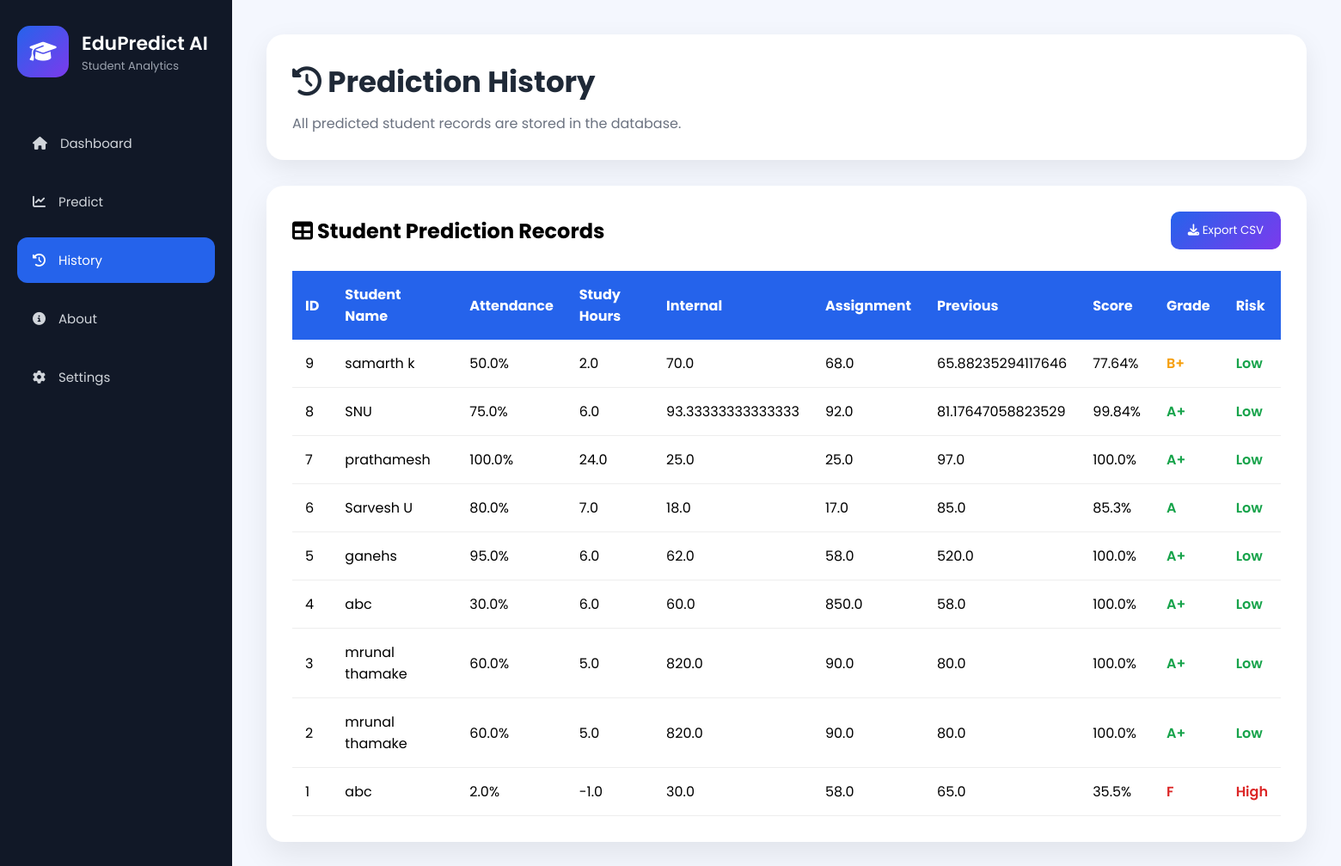
Before: /history with the older database file.
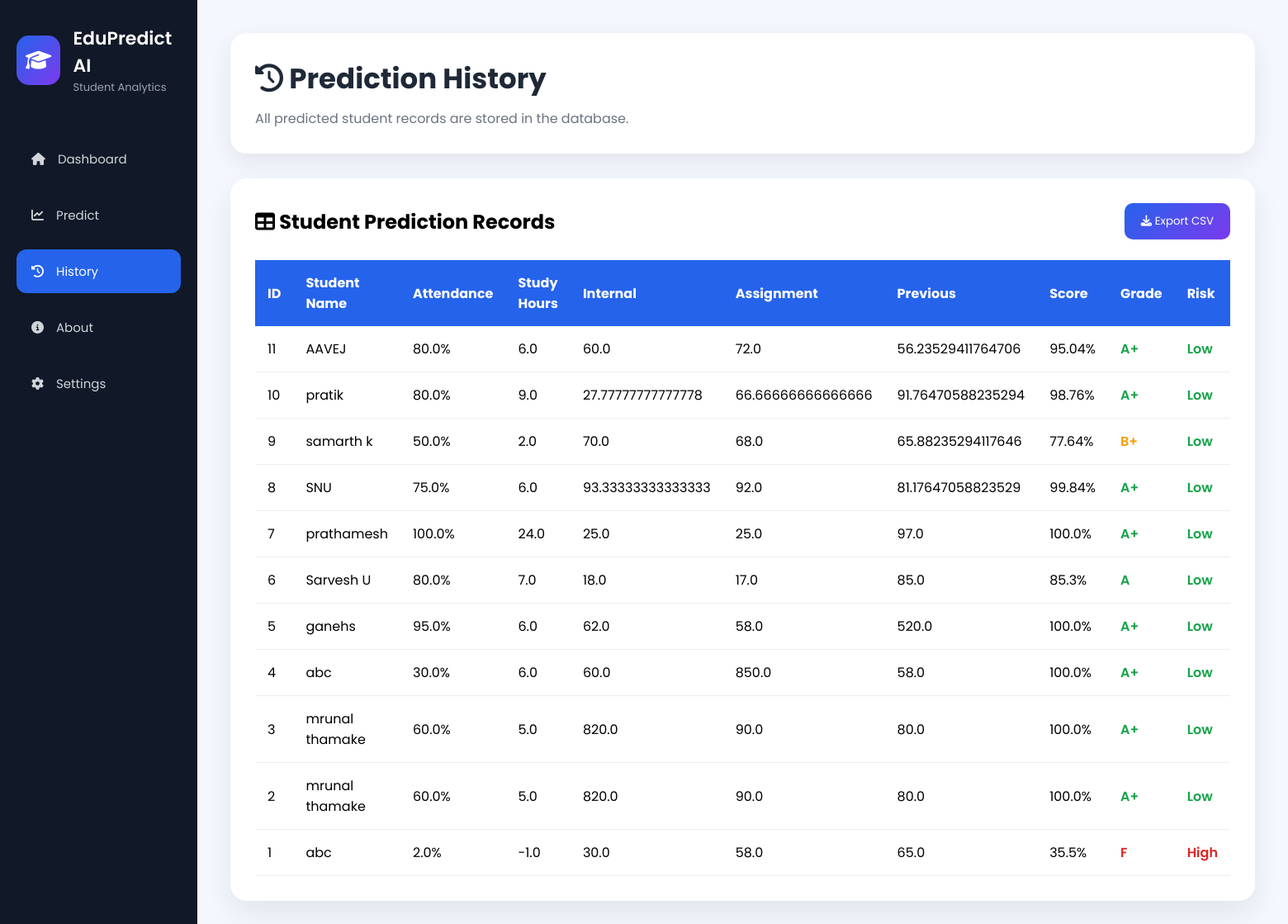
After: the same page with the newer database file.
### tables this page shows
CREATE TABLE students (

    id INTEGER PRIMARY KEY AUTOINCREMENT,

    name TEXT NOT NULL,

    attendance REAL,

    study_hours REAL,

    internal_marks REAL,

    assignment_marks REAL,

    previous_marks REAL,

    predicted_score REAL,

    grade TEXT,

    risk TEXT

);

### app.py (the view)
@app.route("/history")
def history():
    conn = sqlite3.connect("students.db")
    conn.row_factory = sqlite3.Row
    cursor = conn.cursor()
    cursor.execute("""
    SELECT * FROM students
    ORDER BY id DESC
    """)
    students = cursor.fetchall()
    conn.close()
    return render_template(
        "history.html",
        students=students
    )

### templates/history.html (shortened to what this page needs)
<!DOCTYPE html>
<html lang="en">
<head>
    <link rel="stylesheet"
        href="{{ url_for('static', filename='css/style.css') }}">
    <link rel="stylesheet"
        href="https://cdnjs.cloudflare.com/ajax/libs/font-awesome/6.7.2/css/all.min.css">
</head>
<body>
<div class="container">
    <aside class="sidebar">
        <div class="logo">
            <div class="logo-icon">
                <i class="fas fa-graduation-cap"></i>
            </div>
            <div>
                <h2>EduPredict AI</h2>
                <p>Student Analytics</p>
            </div>
        </div>
        <nav>
            <a href="{{ url_for('home') }}">
                <i class="fas fa-home"></i>
                Dashboard
            </a>
            <a href="{{ url_for('predict') }}">
                <i class="fas fa-chart-line"></i>
                Predict
            </a>
            <a href="{{ url_for('history') }}" class="active">
                <i class="fas fa-clock-rotate-left"></i>
                History
            </a>
            <a href="{{ url_for('about') }}">
                <i class="fas fa-circle-info"></i>
                About
            </a>
            <a href="{{ url_for('settings') }}">
                <i class="fas fa-gear"></i>
                Settings
            </a>
        </nav>
    </aside>
    <main class="main-content">
        <header>
            <h1>
                <i class="fas fa-history"></i>
                Prediction History
            </h1>
            <p>
                All predicted student records are stored in the database.
            </p>
        </header>
        <div class="history-card">
            <div class="table-header">
                <h2>
                    <i class="fas fa-table"></i>
                    Student Prediction Records
                </h2>
                <button class="export-btn">
                    <i class="fas fa-download"></i>
                    Export CSV
                </button>
            </div>
            <table>
                <thead>
                    <tr>
                        <th>ID</th>
                        <th>Student Name</th>
                        <th>Attendance</th>
                        <th>Study Hours</th>
                        <th>Internal</th>
                        <th>Assignment</th>
                        <th>Previous</th>
                        <th>Score</th>
                        <th>Grade</th>
                        <th>Risk</th>
                    </tr>
                </thead>
                <tbody>
                {% for student in students %}
                <tr>
                    <td>{{ student["id"] }}</td>
                    <td>{{ student["name"] }}</td>
                    <td>{{ student["attendance"] }}%</td>
                    <td>{{ student["study_hours"] }}</td>
                                        <td>{{ student["internal_marks"] }}</td>
                    <td>{{ student["assignment_marks"] }}</td>
                    <td>{{ student["previous_marks"] }}</td>
                    <td>{{ student["predicted_score"] }}%</td>
                    <td>
                        {% if student["grade"] == "A+" %}
                            <span class="low">{{ student["grade"] }}</span>
                        {% elif student["grade"] == "A" %}
                            <span class="low">{{ student["grade"] }}</span>
                        {% elif student["grade"] == "B+" %}
                            <span class="medium">{{ student["grade"] }}</span>
                        {% elif student["grade"] == "B" %}
                            <span class="medium">{{ student["grade"] }}</span>
                        {% else %}
                            <span class="high">{{ student["grade"] }}</span>
                        {% endif %}
                    </td>
                    <td>
                        {% if student["risk"] == "Low" %}
                            <span class="low">Low</span>
                        {% elif student["risk"] == "Medium" %}
                            <span class="medium">Medium</span>
                        {% else %}
                            <span class="high">High</span>
                        {% endif %}
                    </td>
                </tr>
                {% endfor %}
                </tbody>
            </table>
        </div>
    </main>
</div>
</body>
</html>

### static/css/style.css (style rules this page uses)
* { margin: 0; padding: 0; box-sizing: border-box; font-family: 'Poppins', sans-serif; }
body { background: #f4f7fe; }
.container { display: flex; min-height: 100vh; }
.sidebar { width: 270px; background: #111827; color: white; display: flex; flex-direction: column; padding: 30px 20px; }
.logo { display: flex; align-items: center; gap: 15px; margin-bottom: 50px; }
.logo-icon { width: 60px; height: 60px; background: linear-gradient(135deg, #2563eb, #7c3aed); border-radius: 15px; display: flex; justify-content: center; align-items: center; font-size: 25px; }
.logo h2 { font-size: 22px; font-weight: 600; }
.logo p { color: #9ca3af; font-size: 13px; }
nav { display: flex; flex-direction: column; gap: 15px; }
nav a { text-decoration: none; color: #d1d5db; padding: 15px 18px; border-radius: 12px; transition: .3s; display: flex; align-items: center; gap: 15px; font-size: 15px; }
.active { background: #2563eb; color: white; }
.main-content { flex: 1; padding: 40px; }
header { background: white; padding: 30px; border-radius: 20px; box-shadow: 0 10px 30px rgba(0, 0, 0, .08); }
header h1 { color: #1f2937; font-size: 34px; }
header p { margin-top: 10px; color: #6b7280; }
.history-card { margin-top: 30px; background: white; padding: 30px; border-radius: 20px; box-shadow: 0 15px 35px rgba(0, 0, 0, .08); }
.table-header { display: flex; justify-content: space-between; align-items: center; margin-bottom: 25px; }
.export-btn { background: linear-gradient(135deg, #2563eb, #7c3aed); color: white; border: none; padding: 12px 20px; border-radius: 10px; cursor: pointer; }
table { width: 100%; border-collapse: collapse; }
th { background: #2563eb; color: white; padding: 15px; text-align: left; }
td { padding: 15px; border-bottom: 1px solid #eee; }
.low { color: #16a34a; font-weight: 600; }
.medium { color: #f59e0b; font-weight: 600; }
.high { color: #dc2626; font-weight: 600; }

Changed rows visible on the page:
added students: id "11", name "AAVEJ", attendance "80.0", study_hours "6.0", internal_marks "60.0", assignment_marks "72.0", previous_marks "56.23529411764706", predicted_score "95.04", grade "A+", risk "Low"
added students: id "10", name "pratik", attendance "80.0", study_hours "9.0", internal_marks "27.77777777777778", assignment_marks "66.66666666666666", previous_marks "91.76470588235294", predicted_score "98.76", grade "A+", risk "Low"
